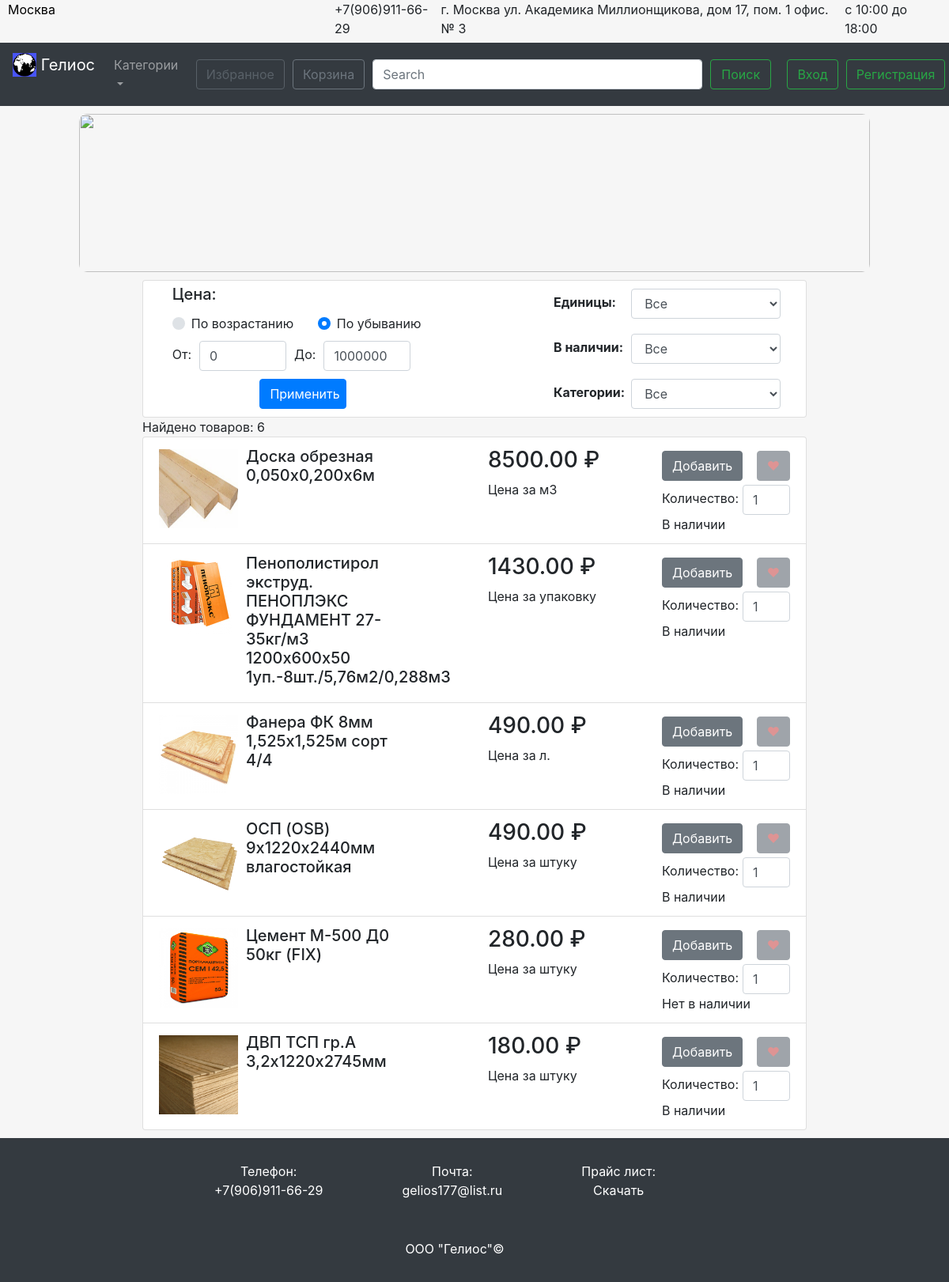
Screenshot of /search with the database file from the repository.
### product/models.py (models this page shows, shortened)
class Product(models.Model):
    name = models.CharField(max_length=100, blank=True, null=True, default=None)
    price = models.DecimalField(max_digits=10, decimal_places=2, default=0)
    price_per_some = models.ForeignKey(PricePerSome, blank=True, null=True, default=None)
    characteristic = models.TextField(blank=True, null=True, default=None)
    description = models.TextField(blank=True, null=True, default=None)
    category = models.ForeignKey(Category, blank=True, null=True, default=None)
    image = models.ImageField(upload_to='product_images\\')
    is_active = models.BooleanField(default=True)
    is_main = models.BooleanField(default=False)
    created = models.DateTimeField(auto_now_add=True, auto_now=False)
    updated = models.DateTimeField(auto_now_add=False,auto_now=True)
    class Meta:
        verbose_name = 'Товар'
        verbose_name_plural = 'Товары'

class PricePerSome(models.Model):
    name = models.CharField(max_length=100, blank=True, null=True, default=None)
    created = models.TimeField(auto_now_add=True, auto_now=False)
    updated = models.TimeField(auto_now_add=False, auto_now=True)
    def __str__(self):
        return 'Цена за ' + self.name
    class Meta:
        verbose_name = 'Цена за ...'
        verbose_name_plural = 'Цены за ...'

### search/views.py (the view)
# urls.py: url(r'^', include('search.urls')),
def search(request, filter_categories='Все'):
    is_login = request.user.is_authenticated()
    user_name = request.user.username
    text_search = ''
    filter_price_from = 0
    filter_price_to = 10**6
    filter_per_some = 'Все'
    filter_is_exist = 'Все'
    filter_sort_by = 'filterRadioDown'
    if request.method == 'POST':
        if 'search_butt' in request.POST:
            search_form = SearchForm(request.POST)
            if search_form.is_valid():
                text_search = search_form.cleaned_data['text_search']
            filter_form = FilterForm()
        elif 'filter_butt' in request.POST:
            filter_form = FilterForm(request.POST)
            filter_form.fields['filter_sort_by'].label = 'filterRadioDown'
            if filter_form.is_valid():
                filter_sort_by = request.POST.get('filterRadio')
                filter_per_some = request.POST.get('filter_per_some')
                filter_price_from = filter_form.cleaned_data['filter_price_from']
                filter_price_to = filter_form.cleaned_data['filter_price_to']
                filter_is_exist = request.POST.get('filter_is_exist')
                filter_categories = request.POST.get('filter_categories')
                text_search = filter_form.cleaned_data['text_search']
            search_form = SearchForm()
    else:
        search_form = SearchForm()
        filter_form = FilterForm()
    products = Product.objects.all()
    searched = []
    for product in products:
        if (text_search in product.name or text_search in product.description or text_search in product.characteristic
           or text_search in product.category.name or text_search in product.price_per_some.name
           or text_search in str(product.price)):
            if filter_price_from <= product.price <= filter_price_to:
                if product.price_per_some.name == filter_per_some[3:] or filter_per_some == 'Все':
                    if ((product.is_active and filter_is_exist == 'Есть')
                       or (not product.is_active and filter_is_exist == 'Нет') or (filter_is_exist == 'Все')):
                        if product.category.name == filter_categories or filter_categories == 'Все':
                            searched.append(product)
    searched.sort(key=lambda elem: elem.price, reverse=(filter_sort_by == 'filterRadioDown'))
    len_prods = len(searched)
    return render(request, 'search.html', locals())

### search/forms.py
class SearchForm(forms.Form):
    text_search = forms.CharField(max_length=100, required=False)

class FilterForm(forms.Form):
    choices_for_sort_by = [('filterRadioUp', 'filterRadioUp'), ('filterRadioDown', 'filterRadioDown')]
    choices_for_per_some = [('За ' + elem.name, 'За ' + elem.name) for elem in PricePerSome.objects.all()]
    choices_for_per_some.append(('Все', 'Все'))
    choices_for_exist = [('Все', 'Все'), ('Есть', 'Есть'), ('Нет', 'Нет')]
    choices_for_categories = [(elem.name, elem.name) for elem in Category.objects.all()]
    choices_for_categories.append(('Все', 'Все'))
    filter_sort_by = forms.ChoiceField(choices=choices_for_sort_by, widget=forms.RadioSelect(), required=False, initial='filterRadioDown')
    filter_price_from = forms.IntegerField(required=False)
    filter_price_to = forms.IntegerField(required=False)
    filter_per_some = forms.ChoiceField(choices=choices_for_per_some, required=False, initial='Все')
    filter_is_exist = forms.ChoiceField(choices=choices_for_exist, required=False, initial='Все')
    filter_categories = forms.ChoiceField(choices=choices_for_categories, required=False, initial='Все')
    text_search = forms.CharField(max_length=100, required=False)

### filters/templatetags/categ_items.py (called while the page is built)
@register.inclusion_tag('categ_items.html', takes_context=True)
def categ_items(context):
    items = Category.objects.all()
    res = [elem.name for elem in items]
    return {'cat_items': res}

### filters/templatetags/per_some.py (called while the page is built)
@register.inclusion_tag('per_some_elems.html', takes_context=True)
def per_some_elems(context):
    items = PricePerSome.objects.all()
    res = ['За ' + elem.name for elem in items]
    return {'per_some_items': res}

### nav/templatetags/nav_items.py (called while the page is built)
@register.inclusion_tag('dropdown.html', takes_context=True)
def dropdown(context):
    res = []
    for elem in Category.objects.all():
        url = '_'.join(elem.name.split(' '))
        res.append([elem.name, url])
    return {'items': res}

### templates/search.html (shortened to what this page needs)
{% extends 'base.html' %}
{% load static %}
{% block content %}
  {% include 'filters.html' %}
  <div id="cat-container">
    {% if len_prods %}
      <div>Найдено товаров: {{ len_prods }}</div>
      <ul class="list-group">
        {% for product in searched %}
          <li class="list-group-item">
            <div id="cat-prod-container">
              <div id="cat-prod-left">
                <a href="{% url 'product' product.id %}">
                  <img src="../../static/media/{{ product.image }}" id="best-product-image">
                </a>
                <h5>{{ product.name }}</h5>
              </div>
              <div id="cat-prod-right">
                <div id="cat-prod-right-left">
                  <h3 id="best-product-price">{{ product.price }} &#8381</h3>
                  <div id="best-price-per-one">{{ product.price_per_some }}</div>
                </div>
                <div id="cat-prod-right-right">
                  <div id="cat-btn-cont">
                    <button type="button" class="btn btn-secondary to-order-butt"
                              data-product_id = "{{ product.id }}"
                              data-is_delete = "false"
                              data-loc = "main"
                      >Добавить</button>
                     <form class="product-liked-form" action="{% url 'update_favorites' %}">
                      <button class="btn btn-secondary like-butt" id="like-butt"
                      {% if not is_login %} disabled {% endif %}
                              data-product_id = "{{ product.id }}"
                              data-is_delete="false"
                              data-loc="main"
                      >&#10084;</button>
                    </form>
                  </div>
                  <form id="cat-prod-form" class="product-stuff-cont" action="{% url 'update_order' %}">
                    <div class="label-input-controlled">Количество:</div>
                    <input class="form-control {{ product.id }}-product-input" type="number" id="count-of-best-product"
                           min="0" max="1000000" value="1" placeholder="0">
                  </form>
                  {% if product.is_active%}
                    <div>В наличии</div>
                  {% else %}
                    <div>Нет в наличии</div>
                  {% endif %}
                </div>
              </div>
            </div>
          </li>
        {% endfor %}
      </ul>
    {% else %}
      <div id="zero-found">
        <p>Ничего не найдено</p>
      </div>
    {% endif %}
  </div>
  <div id="cat-vacuum"></div>
{% endblock %}

### static/css/base.css (style rules this page uses)
.label-input-controlled { margin-top: 5px; }
#best-product-image { width: 100%; height: 250px; margin-top: 3px; }
#best-product-price { width: 200px; }
#cat-vacuum { height: 10px; }
#cat-container { width: 70%; margin: auto; }
#cat-prod-container { display: flex; flex-direction: row; justify-content: space-between; }
#cat-prod-left { display: flex; flex-direction: row; justify-content: flex-start; }
#cat-prod-left img { width: 100px; height: 100px; }
#cat-prod-left h5 { width: 50%; margin-left: 10px; }
#like-butt { color: transparent; text-shadow: 0 0 0 indianred; }
#cat-prod-right { display: flex; flex-direction: row; justify-content: flex-start; }
#cat-prod-right-left { display: flex; flex-direction: column; margin-right: 20px; }
#cat-prod-right-right { display: flex; flex-direction: column; }
#cat-btn-cont { display: flex; flex-direction: row; justify-content: space-between; margin-top: 5px; }
#cat-prod-form { display: flex; flex-direction: row; justify-content: flex-start; margin-top: 5px; }
#cat-prod-form input { width: 60px; margin-left: 5px; }

### rows the page displays
Product: image (picture), name "Доска обрезная 0,050х0,200х6м", price "8500.00", price_per_some "Цена за м3", is_active "В наличии"
Product: image (picture), name "Пенополистирол экструд. ПЕНОПЛЭКС ФУНДАМЕНТ 27-35кг/м3 1200х600х50 1уп.-8шт./5,76м2/0,288м3", price "1430.00", price_per_some "Цена за упаковку", is_active "В наличии"
Product: image (picture), name "Фанера ФК 8мм 1,525х1,525м сорт 4/4", price "490.00", price_per_some "Цена за л.", is_active "В наличии"
Product: image (picture), name "ОСП (OSB) 9х1220х2440мм влагостойкая", price "490.00", price_per_some "Цена за штуку", is_active "В наличии"
Product: image (picture), name "Цемент М-500 Д0 50кг (FIX)", price "280.00", price_per_some "Цена за штуку", is_active "Нет в наличии"
Product: image (picture), name "ДВП ТСП гр.А 3,2х1220х2745мм", price "180.00", price_per_some "Цена за штуку", is_active "В наличии"

### other values shown
{{ len_prods }} "6"
